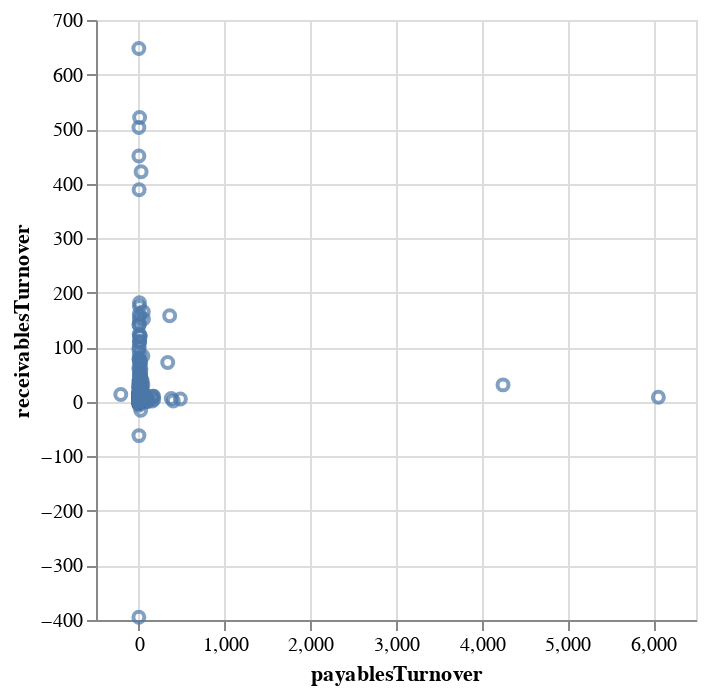

The cell this chart's notebook holds for it:
### Code cell
#Visualization 2: 
alt.Chart(res_df).mark_point().encode(
    alt.Y('receivablesTurnover:Q'),
    alt.X('payablesTurnover:Q')
)

#Recievables turnover is how fast the company gets money back from its customers and payables turnover suggests how fast they pay of a supplier. 
#To make this graph better we would get rid of the outliers so I can zoom into that specific area to see if there is any correlation

### Figure 1 — Vega-Lite specification as saved in the notebook (floating-point values rounded to 4 significant figures; data arrays with more than 128 entries replaced by an {"elided": "..."} marker saying what was removed)
{"config": {"view": {"continuousWidth": 300, "continuousHeight": 300}}, "data": {"name": "data-284a274a4f9d4286db0e2bac19c64bf6"}, "mark": {"type": "point"}, "encoding": {"x": {"field": "payablesTurnover", "type": "quantitative"}, "y": {"field": "receivablesTurnover", "type": "quantitative"}}, "$schema": "https://vega.github.io/schema/vega-lite/v5.20.1.json", "datasets": {"data-284a274a4f9d4286db0e2bac19c64bf6": {"elided": "803 records"}}}
